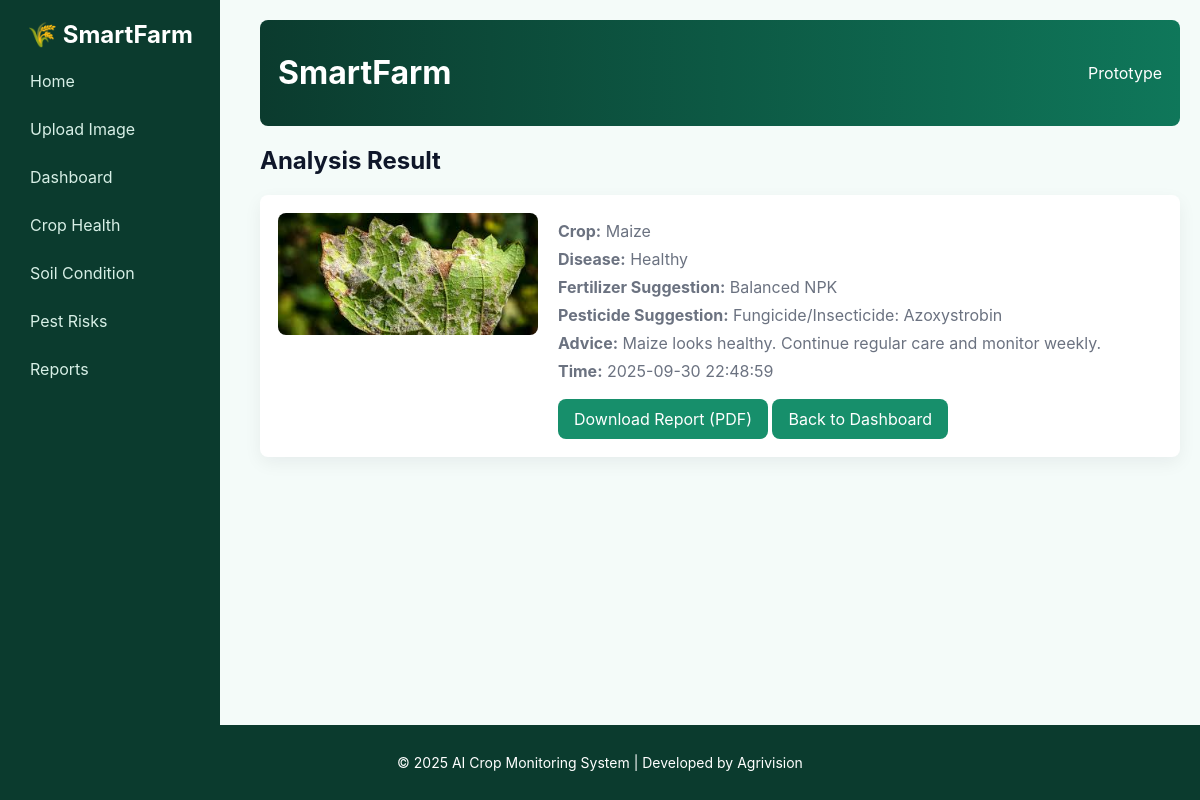
The app's page /result/7 with its own data.
### tables this page shows
CREATE TABLE uploads (
                id INTEGER PRIMARY KEY AUTOINCREMENT,
                filename TEXT,
                crop_pred TEXT,
                disease_pred TEXT,
                fertilizer TEXT,
                pesticide TEXT,
                advice TEXT,
                timestamp TEXT
                );

### app.py (the view)
@app.route("/result/<int:id>")
def result(id):
    conn = sqlite3.connect(DB_PATH)
    c = conn.cursor()
    c.execute("SELECT id, filename, crop_pred, disease_pred, fertilizer, pesticide, advice, timestamp FROM uploads WHERE id = ?", (id,))
    row = c.fetchone()
    conn.close()
    if not row:
        return "Result not found", 404
    data = {
        "id": row[0],
        "filename": row[1],
        "crop": row[2],
        "disease": row[3],
        "fertilizer": row[4],
        "pesticide": row[5],
        "advice": row[6],
        "timestamp": row[7]
    }
    return render_template("result.html", data=data)

### templates/result.html
{% extends "base.html" %}
{% block content %}
<h2>Analysis Result</h2>
<div class="result-card">
  <div class="img-col">
    <img src="{{ url_for('uploaded_file', filename=data.filename) }}" alt="uploaded" />
  </div>
  <div class="info-col">
    <p><strong>Crop:</strong> {{ data.crop }}</p>
    <p><strong>Disease:</strong> {{ data.disease }}</p>
    <p><strong>Fertilizer Suggestion:</strong> {{ data.fertilizer }}</p>
    <p><strong>Pesticide Suggestion:</strong> {{ data.pesticide }}</p>
    <p><strong>Advice:</strong> {{ data.advice }}</p>
    <p><strong>Time:</strong> {{ data.timestamp }}</p>
    <a class="btn" href="{{ url_for('download_report', id=data.id) }}">Download Report (PDF)</a>
    <a class="btn" href="{{ url_for('dashboard') }}">Back to Dashboard</a>
  </div>
</div>
{% endblock %}

### static/css/style.css (style rules this page uses)
:root { --bg:#f4fbf9; --accent:#178f6b; --card:#ffffff; --muted:#6b7280; }
* { box-sizing:border-box }
body { margin:0;font-family:Inter,Arial,Helvetica,sans-serif;background:var(--bg);color:#0f172a }
.btn { display:inline-block;background:var(--accent);color:#fff;padding:10px 16px;border-radius:8px;text-decoration:none;margin-top:10px }
.result-card { display:flex;gap:20px;background:var(--card);padding:18px;border-radius:8px;box-shadow:0 6px 18px rgba(15,23,42,0.06) }
.result-card img { max-width:260px;border-radius:8px;object-fit:cover }
.info-col p { margin:8px 0;color:var(--muted) }

### records on screen
uploads: filename (picture), crop "Maize", disease "Healthy", fertilizer "Balanced NPK", pesticide "Fungicide/Insecticide: Azoxystrobin", advice "Maize looks healthy. Continue regular care and monitor weekly.", timestamp "2025-09-30 22:48:59"
